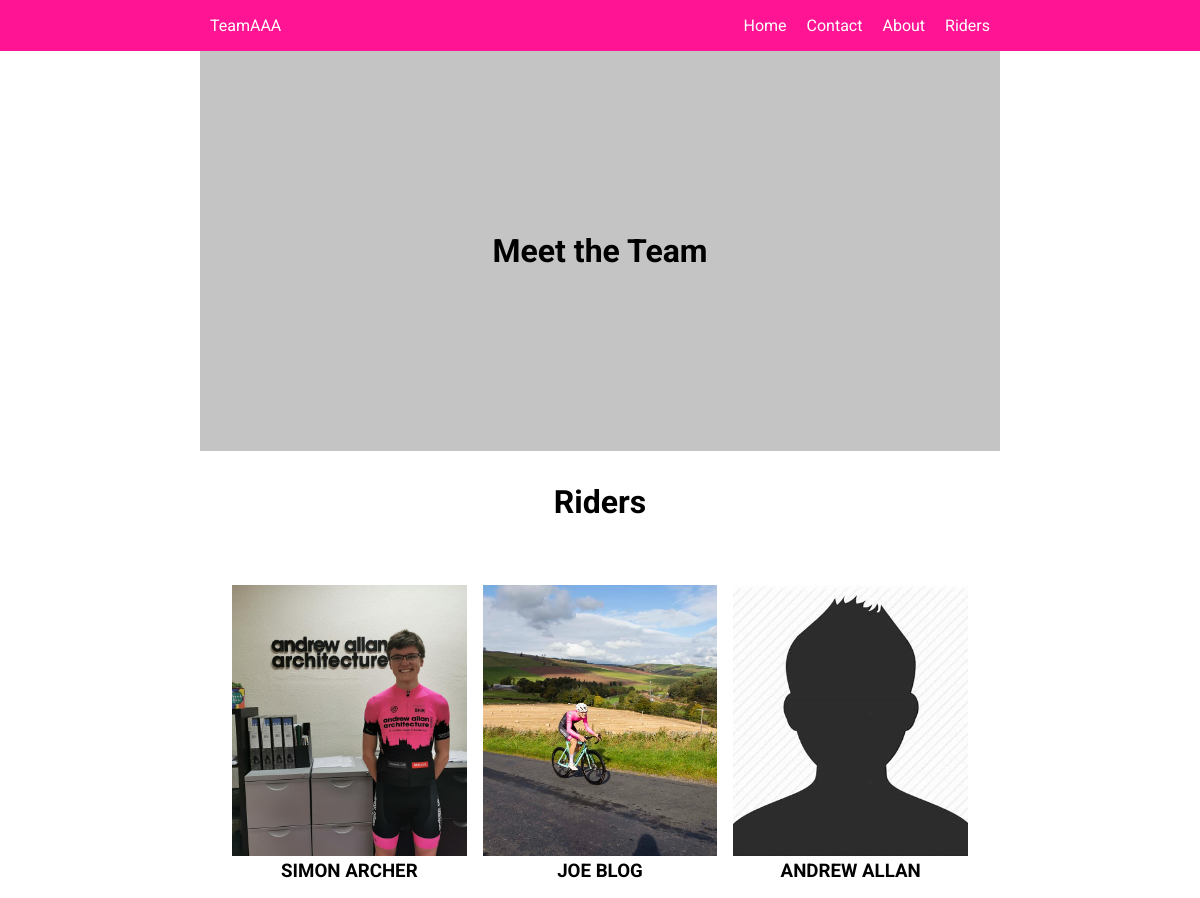
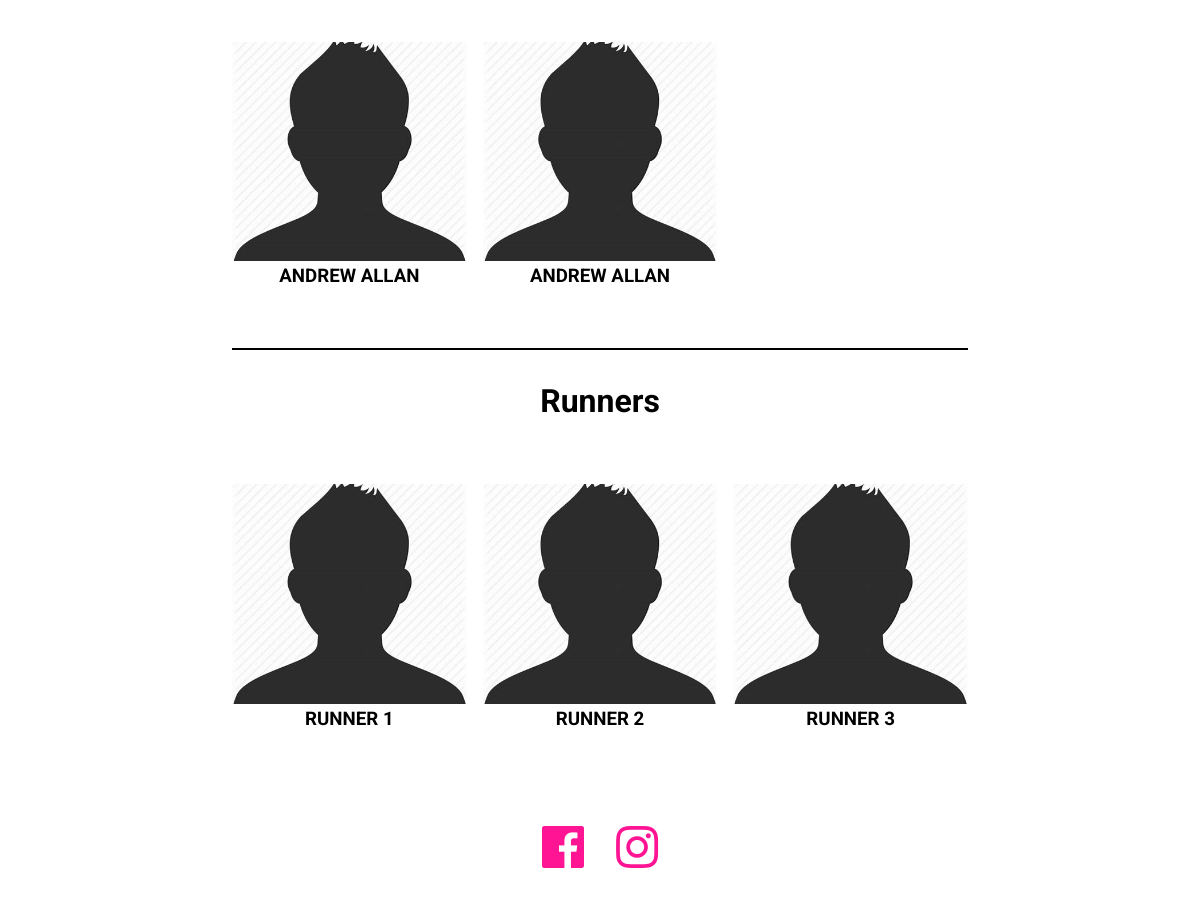
/riders/, run on the app's committed database (2 pictures, top to bottom).
### riders/models.py (models this page shows)
class Rider(models.Model):
    name            = models.CharField(max_length=100)
    slug            = models.SlugField(unique=True, max_length=255, blank=True)
    image           = models.ImageField(upload_to ='images/', blank=True)
    specialism      = models.CharField(max_length=200, blank=True)
    cyclist         = models.BooleanField(default=True, blank=True)

### riders/views.py (the view)
# urls.py: path('riders/', rider_list_view, name='riders'),
def rider_list_view(request):
    riders = Rider.objects.filter(cyclist=True)
    runners = Rider.objects.filter(cyclist=False)
    context = {
        "riders": riders,
        "runners": runners
    }
    return render(request, 'riders/list_view.html', context)

### riders/templates/riders/list_view.html
{% extends 'base.html' %}
{% block content %}
<div class="container title-page">
    <h1>Meet the Team</h1>
</div>
<div class="container riders-container">
    <h1>Riders</h1>
    <div class="grid">
        {% for rider in riders %}
        <div class="profile-card">
            {% if rider.image %}
            <a href="#"><img src="{{ rider.image.url }}" alt="Cannot find image" class="profile-image"></a>
            {% endif %}
            <h3 class="profile-name">{{ rider.name }}</h3>
        </div>
        {% endfor %}
    </div>
</div>
<div class="container runners-container">
    <div class="hor-line"></div>
    <h1>Runners</h1>
    <div class="grid">
        {% for runner in runners %}
        <div class="profile-card">
            {% if runner.image %}
            <a href="#"><img src="{{ runner.image.url }}" alt="Cannot find image" class="profile-image"></a>
            {% endif %}
            <h3 class="profile-name">{{ runner.name }}</h3>
        </div>
        {% endfor %}
    </div>
</div>
{% endblock %}

### templates/base.html (shortened to what this page needs)
{% load static %}
<!DOCTYPE html>
<html lang="en">
<head>
    {% include 'base/css.html' %}
</head>
    <body>
        {% include 'base/navbar.html' %}
        {% block content %}{% endblock %}
    </body>
    {% include 'base/footer.html' %}
</html>

### templates/base/css.html
{% load static %}
<link rel="stylesheet" href="https://cdnjs.cloudflare.com/ajax/libs/font-awesome/5.5.0/css/all.css">
<link rel="stylesheet" href="{% static 'css/main.css' %}">

### templates/base/navbar.html
{% url 'home' as home_url %}
{% url 'contact' as contact_url %}
{% url 'about' as about_url %}
{% url 'riders' as riders_url %}
<div class="nav">
  <div class="container container-nav">
    <div class="nav-logo"><a href="{{ home_url }}">TeamAAA</a></div>
    <div class="nav-links">
      <ul>
        <li class="{% if request.path == home_url %}active{% endif %}">
          <a href="{{ home_url }}">Home</a>
        </li>
        <li class="{% if request.path == contact_url %}active{% endif %}">
          <a href="{{ contact_url }}">Contact</a>
        </li>
        <li class="{% if request.path == about_url %}active{% endif %}">
          <a href="{{ about_url }}">About</a>
        </li>
        <li class="{% if request.path == riders.url %}active{% endif %}">
          <a href="{{ riders_url }}">Riders</a>
        </li>
      </ul>
    </div>
  </div>
</div>

### templates/base/js.html (shortened to what this page needs)
{% load static %}

### templates/base/footer.html
<footer>
    <div class="container">
        <div class="socials">
            <a type="button" class="btn btn-socials" href="https:/www.facebook.com/raceteamAAA" target="_blank"><i class="fab fa-facebook fa-3x"></i></a>
            <a type="button" class="btn btn-socials" href="https://www.instagram.com/teamandrewallanarchitecture/" target="_blank"><i class="fab fa-instagram fa-3x"></i></a>
        </div>
    </div>
</footer>

### static_my_proj/css/main.css (style rules this page uses)
* { box-sizing: border-box; margin: 0; padding: 0; font-family: 'Roboto', 'sans-serif'; overflow-x: hidden; }
:root { --pink: #ff1493; --max-width: 800px; }
.container { max-width: var(--max-width); margin: 0 auto; }
.nav { background-color: var(--pink); padding: 1rem; }
.container-nav { display: flex; align-items: center; justify-content: space-between; }
.nav-links ul { display: flex; list-style: none; align-items: center; }
.nav-links ul a, .nav-logo a { padding: 0 10px; text-decoration: none; color: white; }
.socials { display: flex; justify-content: center; align-items: center; padding: 2rem; }
.socials a i { overflow: hidden; padding: 0 1rem; color: var(--pink); }
.grid { padding: 2rem; display: grid; grid-template-columns: repeat(3, 1fr); grid-gap: 1rem; }
.profile-card { overflow: hidden; }
.profile-image { width: 100%; height: 80%; overflow: hidden; object-fit: cover; }
.profile-name { text-align: center; text-transform: uppercase; }
.title-page { height: 50vh; background-color: #c4c4c4; }
.title-page { text-align: center; display: flex; align-items: center; justify-content: center; width: 100%; }
.riders-container h1, .runners-container h1 { padding: 2rem 0; text-align: center; }
.hor-line { height: 2px; width: 92%; background-color: black; margin: 0 auto; }

### data on the page
Rider: image (picture), name "SIMON ARCHER"
Rider: image (picture), name "JOE BLOG"
Rider: image (picture), name "ANDREW ALLAN"
Rider: image (picture), name "ANDREW ALLAN"
Rider: image (picture), name "ANDREW ALLAN"
Rider: image (picture), name "RUNNER 1"
Rider: image (picture), name "RUNNER 2"
Rider: image (picture), name "RUNNER 3"
